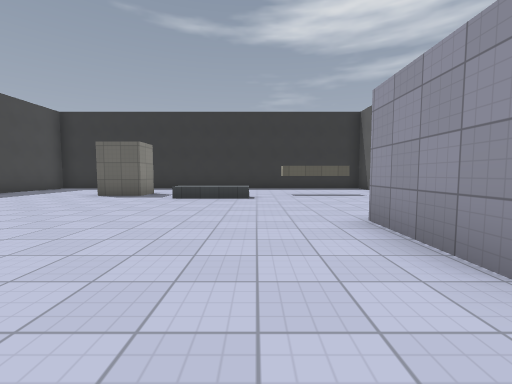
View 1 (above)

12 first-person views from a walk through a Godot game level. The camera is 1.3 m above the floor, tilts 4° down and sees 90° across. The floor is counted in squares, 2 m on a side. Each view is taken from the middle of a square. On the plan, view 1 faces up. The plan holds only what a view shows up to about 9 squares ahead; the rest is blank. Surface patterns are stand-ins for the level's own textures.

View 2
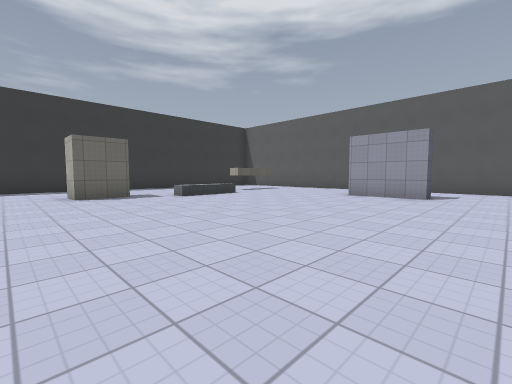

View 3
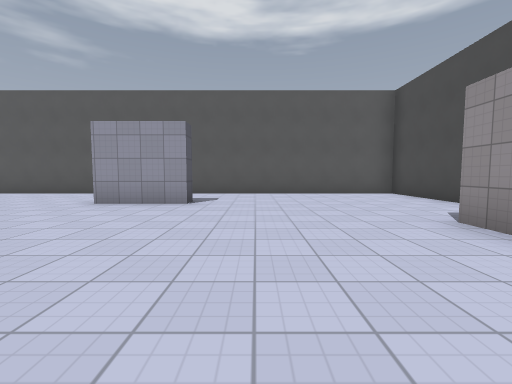

View 4
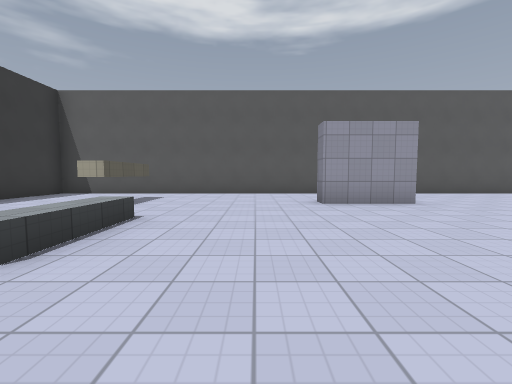

View 5
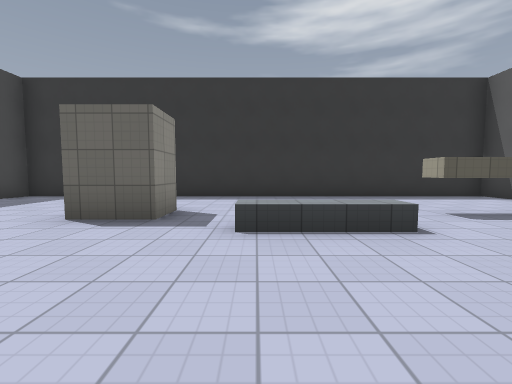

View 6
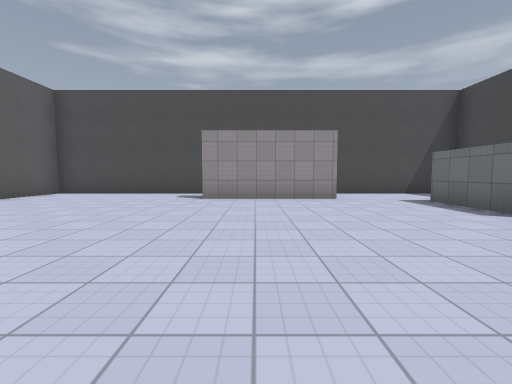

View 7
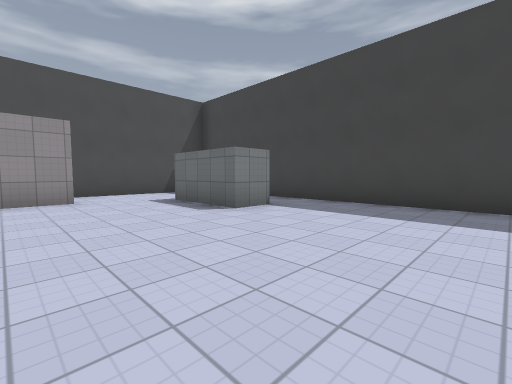

View 8
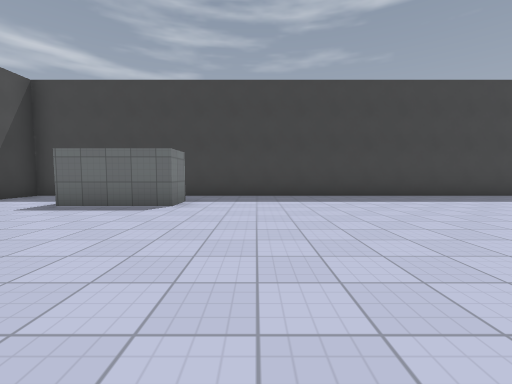

View 9
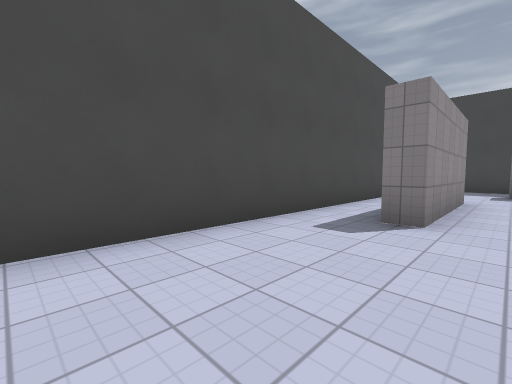

View 10
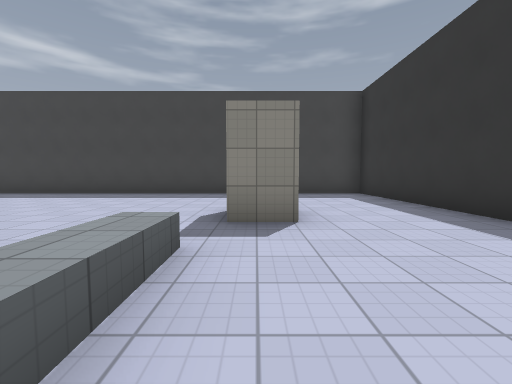

View 11
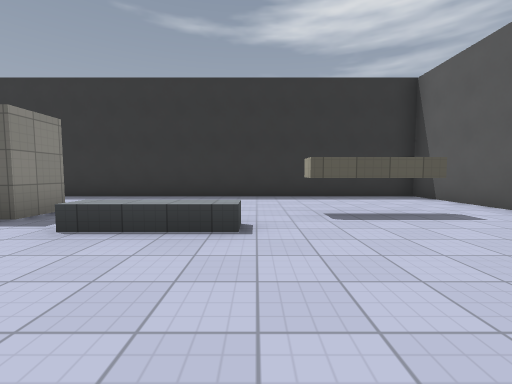

View 12
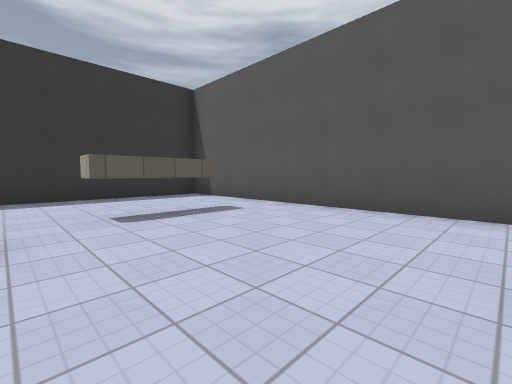

### Floor plan
Key: @ floor where view 1 was taken; # wall or solid block; . floor; ^ raised ledge; T thing the floor can be seen under or through.
Columns run from 9 left of view 1 to 5 right of it. Each row starts with its distance up from view 1.
 12 ###############
 11 #.............#
 10 #.............#
  9 #.............#
  8 #....#....TT..#
  7 #......^^.....#
  6 #.............#
  5 #.............#
  4 #.............#
  3 #..........#..#
  2 #..........#..#
  1 #.............#
  0 #.#......@....#
 -1 #.#...........#
 -2 #.#...........#
 -3 #....####.....#
 -4 #.............#
 -5 ###############

Where each view was taken, in squares from view 1:
view 1: 0 up, 0 right, facing up
view 2: 0 up, 6 left, facing up-right
view 3: 0 up, 4 left, facing right
view 4: 5 up, 4 left, facing right
view 5: 4 up, 2 left, facing up
view 6: 4 up, 2 left, facing down
view 7: 4 up, 3 left, facing down-left
view 8: 2 up, 1 left, facing left
view 9: 2 down, 3 right, facing down-left
view 10: 8 up, 0 right, facing left
view 11: 4 up, 0 right, facing up
view 12: 4 up, 0 right, facing up-right
